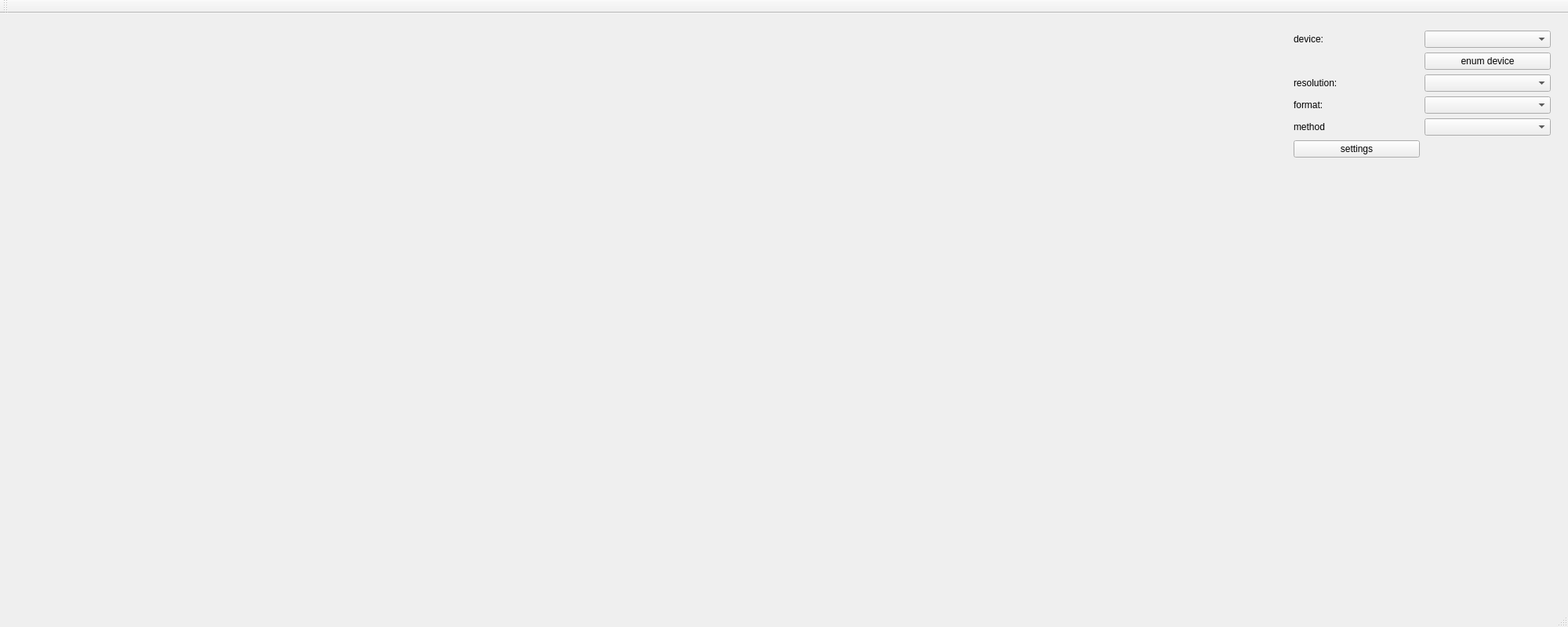
<?xml version="1.0" encoding="UTF-8"?>
<ui version="4.0">
 <class>MainWindow</class>
 <widget class="QMainWindow" name="MainWindow">
  <property name="geometry">
   <rect>
    <x>0</x>
    <y>0</y>
    <width>2000</width>
    <height>800</height>
   </rect>
  </property>
  <property name="minimumSize">
   <size>
    <width>800</width>
    <height>600</height>
   </size>
  </property>
  <property name="windowTitle">
   <string>MainWindow</string>
  </property>
  <widget class="QWidget" name="centralWidget">
   <layout class="QHBoxLayout" name="horizontalLayout">
    <item>
     <widget class="QLabel" name="cameralabel">
      <property name="minimumSize">
       <size>
        <width>600</width>
        <height>0</height>
       </size>
      </property>
      <property name="text">
       <string/>
      </property>
     </widget>
    </item>
    <item>
     <widget class="QWidget" name="controlWidget" native="true">
      <property name="sizePolicy">
       <sizepolicy hsizetype="Fixed" vsizetype="Preferred">
        <horstretch>0</horstretch>
        <verstretch>0</verstretch>
       </sizepolicy>
      </property>
      <property name="minimumSize">
       <size>
        <width>350</width>
        <height>0</height>
       </size>
      </property>
      <layout class="QGridLayout" name="gridLayout">
       <item row="1" column="1">
        <widget class="QPushButton" name="enumDeviceBtn">
         <property name="text">
          <string>enum device</string>
         </property>
        </widget>
       </item>
       <item row="4" column="0">
        <widget class="QLabel" name="methodLabel">
         <property name="text">
          <string>method</string>
         </property>
        </widget>
       </item>
       <item row="2" column="0">
        <widget class="QLabel" name="resolutionLabel">
         <property name="text">
          <string>resolution:</string>
         </property>
        </widget>
       </item>
       <item row="3" column="1">
        <widget class="QComboBox" name="formatComboBox">
         <property name="sizePolicy">
          <sizepolicy hsizetype="Preferred" vsizetype="Fixed">
           <horstretch>0</horstretch>
           <verstretch>0</verstretch>
          </sizepolicy>
         </property>
        </widget>
       </item>
       <item row="3" column="0">
        <widget class="QLabel" name="formatLabel">
         <property name="text">
          <string>format:</string>
         </property>
        </widget>
       </item>
       <item row="0" column="1">
        <widget class="QComboBox" name="deviceComboBox">
         <property name="sizePolicy">
          <sizepolicy hsizetype="Preferred" vsizetype="Fixed">
           <horstretch>0</horstretch>
           <verstretch>0</verstretch>
          </sizepolicy>
         </property>
        </widget>
       </item>
       <item row="2" column="1">
        <widget class="QComboBox" name="resolutionComboBox">
         <property name="sizePolicy">
          <sizepolicy hsizetype="Preferred" vsizetype="Fixed">
           <horstretch>0</horstretch>
           <verstretch>0</verstretch>
          </sizepolicy>
         </property>
        </widget>
       </item>
       <item row="0" column="0">
        <widget class="QLabel" name="deviceLabel">
         <property name="text">
          <string>device:</string>
         </property>
        </widget>
       </item>
       <item row="6" column="0">
        <spacer name="verticalSpacer">
         <property name="orientation">
          <enum>Qt::Vertical</enum>
         </property>
         <property name="sizeHint" stdset="0">
          <size>
           <width>20</width>
           <height>40</height>
          </size>
         </property>
        </spacer>
       </item>
       <item row="4" column="1">
        <widget class="QComboBox" name="methodComboBox"/>
       </item>
       <item row="5" column="0">
        <widget class="QPushButton" name="settingBtn">
         <property name="text">
          <string>settings</string>
         </property>
        </widget>
       </item>
      </layout>
     </widget>
    </item>
   </layout>
  </widget>
  <widget class="QMenuBar" name="menuBar">
   <property name="geometry">
    <rect>
     <x>0</x>
     <y>0</y>
     <width>2000</width>
     <height>22</height>
    </rect>
   </property>
  </widget>
  <widget class="QToolBar" name="mainToolBar">
   <attribute name="toolBarArea">
    <enum>TopToolBarArea</enum>
   </attribute>
   <attribute name="toolBarBreak">
    <bool>false</bool>
   </attribute>
  </widget>
  <widget class="QStatusBar" name="statusBar"/>
 </widget>
 <layoutdefault spacing="6" margin="11"/>
 <resources/>
 <connections/>
</ui>
